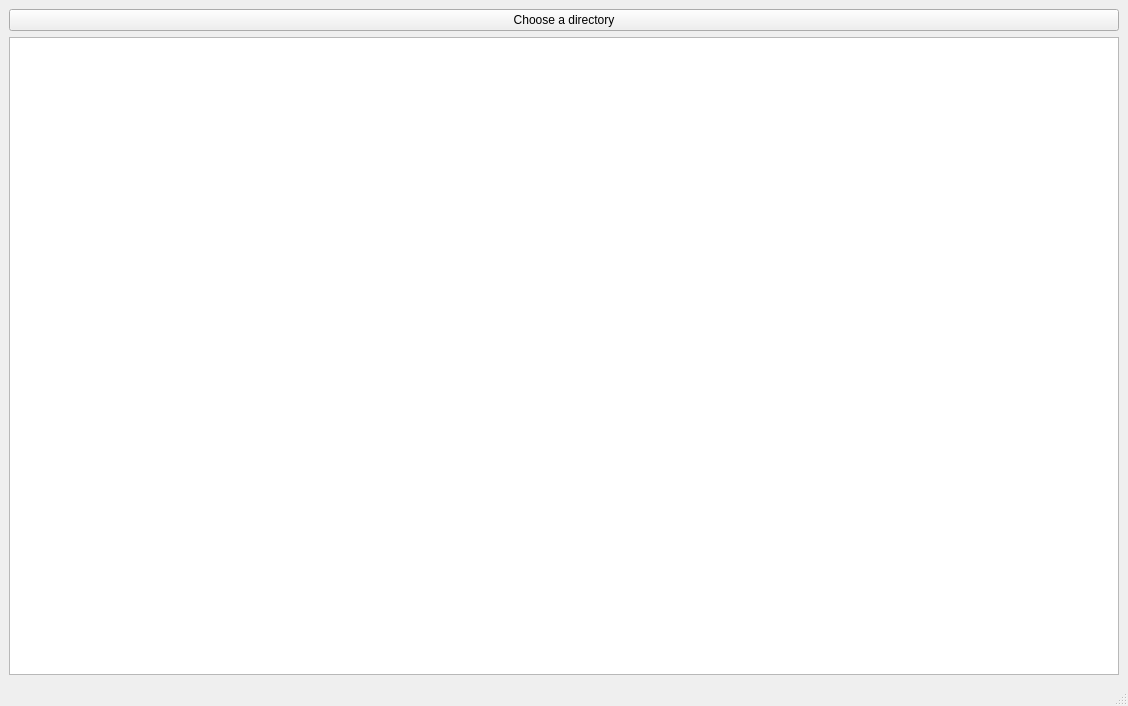
<?xml version="1.0" encoding="UTF-8"?>
<ui version="4.0">
 <class>MainWindow</class>
 <widget class="QMainWindow" name="MainWindow">
  <property name="geometry">
   <rect>
    <x>0</x>
    <y>0</y>
    <width>1128</width>
    <height>706</height>
   </rect>
  </property>
  <property name="windowTitle">
   <string>Lab13</string>
  </property>
  <widget class="QWidget" name="centralwidget">
   <layout class="QGridLayout" name="gridLayout">
    <item row="0" column="0">
     <widget class="QPushButton" name="getDirButton">
      <property name="text">
       <string>Choose a directory</string>
      </property>
     </widget>
    </item>
    <item row="1" column="0">
     <widget class="QTreeView" name="treeView">
      <attribute name="headerStretchLastSection">
       <bool>false</bool>
      </attribute>
     </widget>
    </item>
   </layout>
  </widget>
  <widget class="QMenuBar" name="menubar">
   <property name="geometry">
    <rect>
     <x>0</x>
     <y>0</y>
     <width>1128</width>
     <height>20</height>
    </rect>
   </property>
  </widget>
  <widget class="QStatusBar" name="statusbar"/>
 </widget>
 <resources/>
 <connections/>
</ui>
